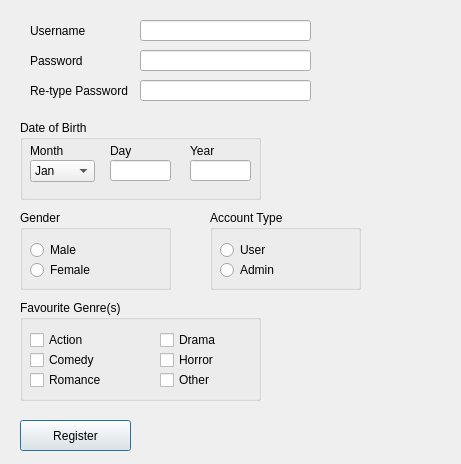
<?xml version="1.0" encoding="UTF-8"?>
<ui version="4.0">
 <class>RegisterWindow</class>
 <widget class="QDialog" name="RegisterWindow">
  <property name="geometry">
   <rect>
    <x>0</x>
    <y>0</y>
    <width>461</width>
    <height>464</height>
   </rect>
  </property>
  <property name="windowTitle">
   <string>Register</string>
  </property>
  <widget class="QLabel" name="labelUsername">
   <property name="geometry">
    <rect>
     <x>30</x>
     <y>20</y>
     <width>111</width>
     <height>21</height>
    </rect>
   </property>
   <property name="text">
    <string>Username</string>
   </property>
  </widget>
  <widget class="QLabel" name="labelPassword">
   <property name="geometry">
    <rect>
     <x>30</x>
     <y>50</y>
     <width>111</width>
     <height>21</height>
    </rect>
   </property>
   <property name="text">
    <string>Password</string>
   </property>
  </widget>
  <widget class="QLabel" name="labelRetype">
   <property name="geometry">
    <rect>
     <x>30</x>
     <y>80</y>
     <width>111</width>
     <height>21</height>
    </rect>
   </property>
   <property name="text">
    <string>Re-type Password</string>
   </property>
  </widget>
  <widget class="QGroupBox" name="groupBoxGender">
   <property name="geometry">
    <rect>
     <x>20</x>
     <y>210</y>
     <width>151</width>
     <height>80</height>
    </rect>
   </property>
   <property name="title">
    <string>Gender</string>
   </property>
   <widget class="QRadioButton" name="radioButtonMale">
    <property name="geometry">
     <rect>
      <x>10</x>
      <y>30</y>
      <width>85</width>
      <height>20</height>
     </rect>
    </property>
    <property name="text">
     <string>Male</string>
    </property>
   </widget>
   <widget class="QRadioButton" name="radioButtonFemale">
    <property name="geometry">
     <rect>
      <x>10</x>
      <y>50</y>
      <width>85</width>
      <height>20</height>
     </rect>
    </property>
    <property name="text">
     <string>Female</string>
    </property>
   </widget>
  </widget>
  <widget class="QLineEdit" name="lineEditUsername">
   <property name="geometry">
    <rect>
     <x>140</x>
     <y>20</y>
     <width>171</width>
     <height>21</height>
    </rect>
   </property>
  </widget>
  <widget class="QLineEdit" name="lineEditPassword">
   <property name="geometry">
    <rect>
     <x>140</x>
     <y>50</y>
     <width>171</width>
     <height>21</height>
    </rect>
   </property>
   <property name="echoMode">
    <enum>QLineEdit::Password</enum>
   </property>
  </widget>
  <widget class="QLineEdit" name="lineEditRetype">
   <property name="geometry">
    <rect>
     <x>140</x>
     <y>80</y>
     <width>171</width>
     <height>21</height>
    </rect>
   </property>
   <property name="echoMode">
    <enum>QLineEdit::Password</enum>
   </property>
  </widget>
  <widget class="QGroupBox" name="groupBoxGenres">
   <property name="geometry">
    <rect>
     <x>20</x>
     <y>300</y>
     <width>241</width>
     <height>101</height>
    </rect>
   </property>
   <property name="title">
    <string>Favourite Genre(s)</string>
   </property>
   <widget class="QCheckBox" name="checkBoxAction">
    <property name="geometry">
     <rect>
      <x>10</x>
      <y>30</y>
      <width>91</width>
      <height>20</height>
     </rect>
    </property>
    <property name="text">
     <string>Action</string>
    </property>
   </widget>
   <widget class="QCheckBox" name="checkBoxComedy">
    <property name="geometry">
     <rect>
      <x>10</x>
      <y>50</y>
      <width>91</width>
      <height>20</height>
     </rect>
    </property>
    <property name="text">
     <string>Comedy</string>
    </property>
   </widget>
   <widget class="QCheckBox" name="checkBoxRomance">
    <property name="geometry">
     <rect>
      <x>10</x>
      <y>70</y>
      <width>91</width>
      <height>20</height>
     </rect>
    </property>
    <property name="text">
     <string>Romance</string>
    </property>
   </widget>
   <widget class="QCheckBox" name="checkBoxDrama">
    <property name="geometry">
     <rect>
      <x>140</x>
      <y>30</y>
      <width>91</width>
      <height>20</height>
     </rect>
    </property>
    <property name="text">
     <string>Drama</string>
    </property>
   </widget>
   <widget class="QCheckBox" name="checkBoxHorror">
    <property name="geometry">
     <rect>
      <x>140</x>
      <y>50</y>
      <width>91</width>
      <height>20</height>
     </rect>
    </property>
    <property name="text">
     <string>Horror</string>
    </property>
   </widget>
   <widget class="QCheckBox" name="checkBoxOtherGenre">
    <property name="geometry">
     <rect>
      <x>140</x>
      <y>70</y>
      <width>91</width>
      <height>20</height>
     </rect>
    </property>
    <property name="text">
     <string>Other</string>
    </property>
   </widget>
  </widget>
  <widget class="QGroupBox" name="groupBoxBirth">
   <property name="geometry">
    <rect>
     <x>20</x>
     <y>120</y>
     <width>241</width>
     <height>80</height>
    </rect>
   </property>
   <property name="title">
    <string>Date of Birth</string>
   </property>
   <widget class="QLineEdit" name="lineEditYear">
    <property name="geometry">
     <rect>
      <x>170</x>
      <y>40</y>
      <width>61</width>
      <height>21</height>
     </rect>
    </property>
   </widget>
   <widget class="QComboBox" name="comboBoxMonth">
    <property name="geometry">
     <rect>
      <x>10</x>
      <y>40</y>
      <width>65</width>
      <height>22</height>
     </rect>
    </property>
    <item>
     <property name="text">
      <string>Jan</string>
     </property>
    </item>
    <item>
     <property name="text">
      <string>Feb</string>
     </property>
    </item>
    <item>
     <property name="text">
      <string>Mar</string>
     </property>
    </item>
    <item>
     <property name="text">
      <string>Apr</string>
     </property>
    </item>
    <item>
     <property name="text">
      <string>May</string>
     </property>
    </item>
    <item>
     <property name="text">
      <string>Jun</string>
     </property>
    </item>
    <item>
     <property name="text">
      <string>Jul</string>
     </property>
    </item>
    <item>
     <property name="text">
      <string>Aug</string>
     </property>
    </item>
    <item>
     <property name="text">
      <string>Sep</string>
     </property>
    </item>
    <item>
     <property name="text">
      <string>Oct</string>
     </property>
    </item>
    <item>
     <property name="text">
      <string>Nov</string>
     </property>
    </item>
    <item>
     <property name="text">
      <string>Dec</string>
     </property>
    </item>
   </widget>
   <widget class="QLabel" name="labelMonth">
    <property name="geometry">
     <rect>
      <x>10</x>
      <y>20</y>
      <width>61</width>
      <height>21</height>
     </rect>
    </property>
    <property name="text">
     <string>Month</string>
    </property>
   </widget>
   <widget class="QLineEdit" name="lineEditDay">
    <property name="geometry">
     <rect>
      <x>90</x>
      <y>40</y>
      <width>61</width>
      <height>21</height>
     </rect>
    </property>
   </widget>
   <widget class="QLabel" name="labelYear">
    <property name="geometry">
     <rect>
      <x>170</x>
      <y>20</y>
      <width>61</width>
      <height>21</height>
     </rect>
    </property>
    <property name="text">
     <string>Year</string>
    </property>
   </widget>
   <widget class="QLabel" name="labelDay">
    <property name="geometry">
     <rect>
      <x>90</x>
      <y>20</y>
      <width>61</width>
      <height>21</height>
     </rect>
    </property>
    <property name="text">
     <string>Day</string>
    </property>
   </widget>
  </widget>
  <widget class="QGroupBox" name="groupBoxAccType">
   <property name="geometry">
    <rect>
     <x>210</x>
     <y>210</y>
     <width>151</width>
     <height>80</height>
    </rect>
   </property>
   <property name="title">
    <string>Account Type</string>
   </property>
   <widget class="QRadioButton" name="radioButtonUser">
    <property name="geometry">
     <rect>
      <x>10</x>
      <y>30</y>
      <width>85</width>
      <height>20</height>
     </rect>
    </property>
    <property name="text">
     <string>User</string>
    </property>
   </widget>
   <widget class="QRadioButton" name="radioButtonAdmin">
    <property name="geometry">
     <rect>
      <x>10</x>
      <y>50</y>
      <width>85</width>
      <height>20</height>
     </rect>
    </property>
    <property name="text">
     <string>Admin</string>
    </property>
   </widget>
  </widget>
  <widget class="QPushButton" name="pushButtonRegister">
   <property name="geometry">
    <rect>
     <x>20</x>
     <y>420</y>
     <width>111</width>
     <height>31</height>
    </rect>
   </property>
   <property name="text">
    <string>Register</string>
   </property>
  </widget>
 </widget>
 <resources/>
 <connections/>
</ui>
